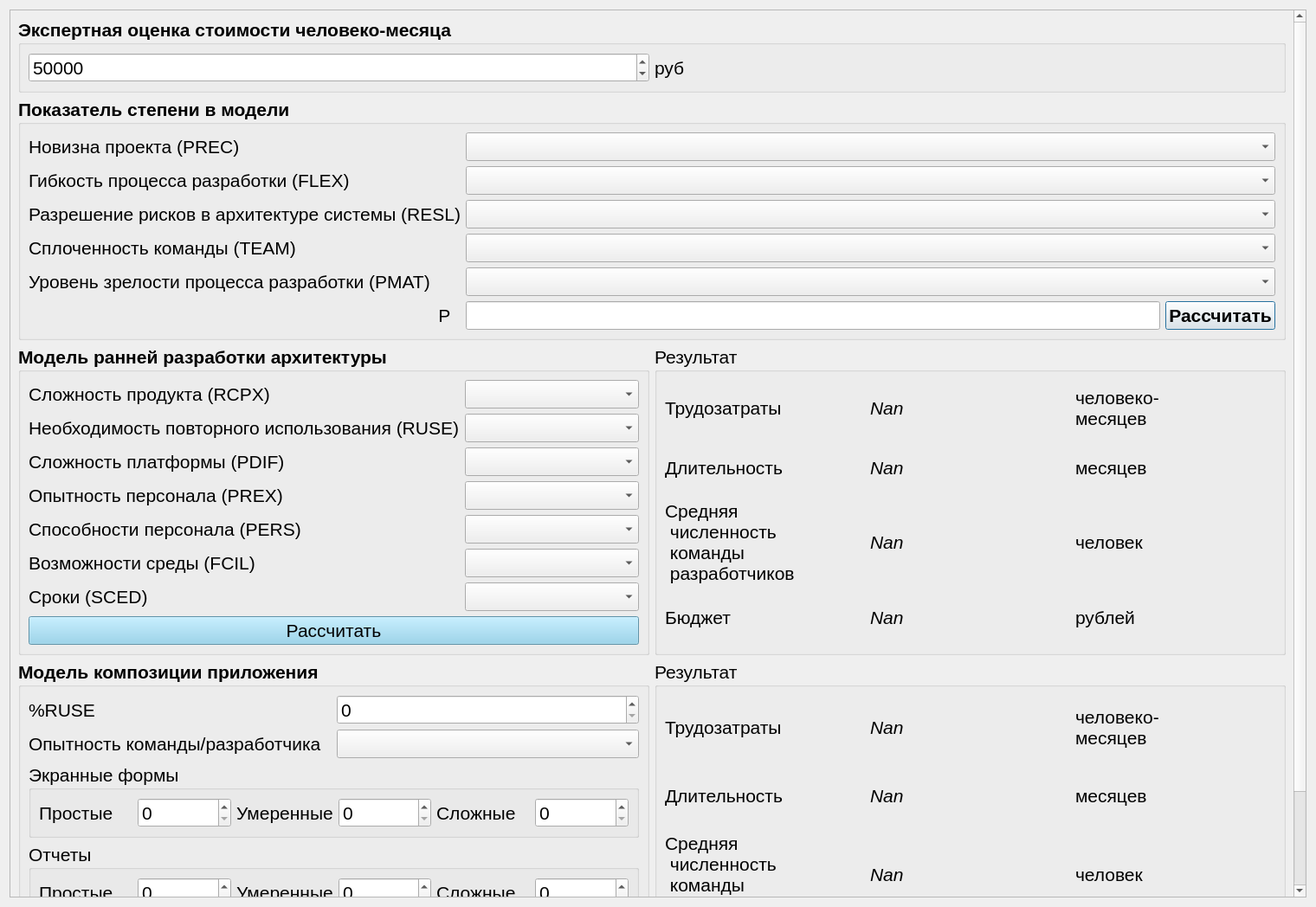
<?xml version="1.0" encoding="UTF-8"?>
<ui version="4.0">
 <class>Dialog</class>
 <widget class="QDialog" name="Dialog">
  <property name="geometry">
   <rect>
    <x>0</x>
    <y>0</y>
    <width>1520</width>
    <height>1048</height>
   </rect>
  </property>
  <property name="font">
   <font>
    <weight>50</weight>
    <bold>false</bold>
   </font>
  </property>
  <property name="windowTitle">
   <string>Dialog</string>
  </property>
  <layout class="QGridLayout" name="gridLayout_6">
   <item row="0" column="0">
    <widget class="QScrollArea" name="scrollArea">
     <property name="widgetResizable">
      <bool>true</bool>
     </property>
     <widget class="QWidget" name="scrollAreaWidgetContents">
      <property name="geometry">
       <rect>
        <x>0</x>
        <y>-89</y>
        <width>1475</width>
        <height>1336</height>
       </rect>
      </property>
      <layout class="QVBoxLayout" name="verticalLayout_2">
       <item>
        <widget class="QGroupBox" name="groupBox_6">
         <property name="font">
          <font>
           <pointsize>16</pointsize>
           <weight>75</weight>
           <bold>true</bold>
          </font>
         </property>
         <property name="title">
          <string>Экспертная оценка стоимости человеко-месяца</string>
         </property>
         <layout class="QHBoxLayout" name="horizontalLayout">
          <item>
           <widget class="QSpinBox" name="man_month_cost_spinBox">
            <property name="font">
             <font>
              <pointsize>16</pointsize>
              <weight>50</weight>
              <bold>false</bold>
             </font>
            </property>
            <property name="maximum">
             <number>10000000</number>
            </property>
            <property name="value">
             <number>50000</number>
            </property>
           </widget>
          </item>
          <item>
           <widget class="QLabel" name="label_22">
            <property name="font">
             <font>
              <pointsize>16</pointsize>
              <weight>50</weight>
              <bold>false</bold>
             </font>
            </property>
            <property name="text">
             <string>руб</string>
            </property>
           </widget>
          </item>
         </layout>
        </widget>
       </item>
       <item>
        <widget class="QGroupBox" name="groupBox">
         <property name="font">
          <font>
           <pointsize>16</pointsize>
           <weight>75</weight>
           <bold>true</bold>
          </font>
         </property>
         <property name="title">
          <string>Показатель степени в модели</string>
         </property>
         <layout class="QGridLayout" name="gridLayout">
          <item row="2" column="0">
           <widget class="QLabel" name="label_3">
            <property name="font">
             <font>
              <pointsize>16</pointsize>
              <weight>50</weight>
              <bold>false</bold>
             </font>
            </property>
            <property name="text">
             <string>Разрешение рисков в архитектуре системы (RESL)</string>
            </property>
           </widget>
          </item>
          <item row="0" column="0">
           <widget class="QLabel" name="label">
            <property name="font">
             <font>
              <pointsize>16</pointsize>
              <weight>50</weight>
              <bold>false</bold>
             </font>
            </property>
            <property name="text">
             <string>Новизна проекта (PREC)</string>
            </property>
           </widget>
          </item>
          <item row="3" column="0">
           <widget class="QLabel" name="label_4">
            <property name="font">
             <font>
              <pointsize>16</pointsize>
              <weight>50</weight>
              <bold>false</bold>
             </font>
            </property>
            <property name="text">
             <string>Сплоченность команды (TEAM)</string>
            </property>
           </widget>
          </item>
          <item row="4" column="0">
           <widget class="QLabel" name="label_21">
            <property name="font">
             <font>
              <pointsize>16</pointsize>
              <weight>50</weight>
              <bold>false</bold>
             </font>
            </property>
            <property name="text">
             <string>Уровень зрелости процесса разработки (PMAT)</string>
            </property>
           </widget>
          </item>
          <item row="1" column="0">
           <widget class="QLabel" name="label_2">
            <property name="font">
             <font>
              <pointsize>16</pointsize>
              <weight>50</weight>
              <bold>false</bold>
             </font>
            </property>
            <property name="text">
             <string>Гибкость процесса разработки (FLEX)</string>
            </property>
           </widget>
          </item>
          <item row="2" column="1" colspan="2">
           <widget class="QComboBox" name="resl_comboBox">
            <property name="font">
             <font>
              <pointsize>16</pointsize>
              <weight>50</weight>
              <bold>false</bold>
             </font>
            </property>
           </widget>
          </item>
          <item row="1" column="1" colspan="2">
           <widget class="QComboBox" name="flex_comboBox">
            <property name="font">
             <font>
              <pointsize>16</pointsize>
              <weight>50</weight>
              <bold>false</bold>
             </font>
            </property>
           </widget>
          </item>
          <item row="3" column="1" colspan="2">
           <widget class="QComboBox" name="team_comboBox">
            <property name="font">
             <font>
              <pointsize>16</pointsize>
              <weight>50</weight>
              <bold>false</bold>
             </font>
            </property>
           </widget>
          </item>
          <item row="0" column="1" colspan="2">
           <widget class="QComboBox" name="prec_comboBox">
            <property name="font">
             <font>
              <pointsize>16</pointsize>
              <weight>50</weight>
              <bold>false</bold>
             </font>
            </property>
           </widget>
          </item>
          <item row="4" column="1" colspan="2">
           <widget class="QComboBox" name="pmat_comboBox">
            <property name="font">
             <font>
              <pointsize>16</pointsize>
              <weight>50</weight>
              <bold>false</bold>
             </font>
            </property>
           </widget>
          </item>
          <item row="5" column="0">
           <widget class="QLabel" name="label_24">
            <property name="font">
             <font>
              <pointsize>16</pointsize>
              <weight>50</weight>
              <bold>false</bold>
             </font>
            </property>
            <property name="text">
             <string>Р  </string>
            </property>
            <property name="alignment">
             <set>Qt::AlignRight|Qt::AlignTrailing|Qt::AlignVCenter</set>
            </property>
           </widget>
          </item>
          <item row="5" column="2">
           <widget class="QPushButton" name="pButton">
            <property name="text">
             <string>Рассчитать</string>
            </property>
           </widget>
          </item>
          <item row="5" column="1">
           <widget class="QLineEdit" name="lineEdit"/>
          </item>
         </layout>
        </widget>
       </item>
       <item>
        <layout class="QHBoxLayout" name="horizontalLayout_2">
         <item>
          <widget class="QGroupBox" name="groupBox_2">
           <property name="font">
            <font>
             <pointsize>16</pointsize>
             <weight>75</weight>
             <bold>true</bold>
            </font>
           </property>
           <property name="title">
            <string>Модель ранней разработки архитектуры</string>
           </property>
           <layout class="QGridLayout" name="gridLayout_2">
            <item row="3" column="1">
             <widget class="QComboBox" name="prex_comboBox">
              <property name="font">
               <font>
                <pointsize>16</pointsize>
                <weight>50</weight>
                <bold>false</bold>
               </font>
              </property>
             </widget>
            </item>
            <item row="6" column="0">
             <widget class="QLabel" name="label_8">
              <property name="font">
               <font>
                <pointsize>16</pointsize>
                <weight>50</weight>
                <bold>false</bold>
               </font>
              </property>
              <property name="text">
               <string>Сроки (SCED)</string>
              </property>
             </widget>
            </item>
            <item row="2" column="1">
             <widget class="QComboBox" name="pdif_comboBox">
              <property name="font">
               <font>
                <pointsize>16</pointsize>
                <weight>50</weight>
                <bold>false</bold>
               </font>
              </property>
             </widget>
            </item>
            <item row="0" column="1">
             <widget class="QComboBox" name="rcpx_comboBox">
              <property name="font">
               <font>
                <pointsize>16</pointsize>
                <weight>50</weight>
                <bold>false</bold>
               </font>
              </property>
             </widget>
            </item>
            <item row="0" column="0">
             <widget class="QLabel" name="label_5">
              <property name="font">
               <font>
                <pointsize>16</pointsize>
                <weight>50</weight>
                <bold>false</bold>
               </font>
              </property>
              <property name="text">
               <string>Сложность продукта (RCPX)</string>
              </property>
             </widget>
            </item>
            <item row="1" column="1">
             <widget class="QComboBox" name="ruse_comboBox">
              <property name="font">
               <font>
                <pointsize>16</pointsize>
                <weight>50</weight>
                <bold>false</bold>
               </font>
              </property>
             </widget>
            </item>
            <item row="3" column="0">
             <widget class="QLabel" name="label_9">
              <property name="font">
               <font>
                <pointsize>16</pointsize>
                <weight>50</weight>
                <bold>false</bold>
               </font>
              </property>
              <property name="text">
               <string>Опытность персонала (PREX)</string>
              </property>
             </widget>
            </item>
            <item row="4" column="1">
             <widget class="QComboBox" name="pers_comboBox">
              <property name="font">
               <font>
                <pointsize>16</pointsize>
                <weight>50</weight>
                <bold>false</bold>
               </font>
              </property>
             </widget>
            </item>
            <item row="5" column="1">
             <widget class="QComboBox" name="fcil_comboBox">
              <property name="font">
               <font>
                <pointsize>16</pointsize>
                <weight>50</weight>
                <bold>false</bold>
               </font>
              </property>
             </widget>
            </item>
            <item row="4" column="0">
             <widget class="QLabel" name="label_11">
              <property name="font">
               <font>
                <pointsize>16</pointsize>
                <weight>50</weight>
                <bold>false</bold>
               </font>
              </property>
              <property name="text">
               <string>Способности персонала (PERS)</string>
              </property>
             </widget>
            </item>
            <item row="2" column="0">
             <widget class="QLabel" name="label_7">
              <property name="font">
               <font>
                <pointsize>16</pointsize>
                <weight>50</weight>
                <bold>false</bold>
               </font>
              </property>
              <property name="text">
               <string>Сложность платформы (PDIF)</string>
              </property>
             </widget>
            </item>
            <item row="6" column="1">
             <widget class="QComboBox" name="sceh_comboBox">
              <property name="font">
               <font>
                <pointsize>16</pointsize>
                <weight>50</weight>
                <bold>false</bold>
               </font>
              </property>
             </widget>
            </item>
            <item row="5" column="0">
             <widget class="QLabel" name="label_10">
              <property name="font">
               <font>
                <pointsize>16</pointsize>
                <weight>50</weight>
                <bold>false</bold>
               </font>
              </property>
              <property name="text">
               <string>Возможности среды (FCIL)</string>
              </property>
             </widget>
            </item>
            <item row="1" column="0">
             <widget class="QLabel" name="label_6">
              <property name="font">
               <font>
                <pointsize>16</pointsize>
                <weight>50</weight>
                <bold>false</bold>
               </font>
              </property>
              <property name="text">
               <string>Необходимость повторного использования (RUSE)</string>
              </property>
             </widget>
            </item>
            <item row="7" column="0" colspan="2">
             <widget class="QPushButton" name="arch_pushButton">
              <property name="font">
               <font>
                <pointsize>16</pointsize>
                <weight>50</weight>
                <bold>false</bold>
               </font>
              </property>
              <property name="styleSheet">
               <string notr="true">QPushButton { background-color: #87ceeb }</string>
              </property>
              <property name="text">
               <string>Рассчитать</string>
              </property>
             </widget>
            </item>
           </layout>
          </widget>
         </item>
         <item>
          <widget class="QGroupBox" name="groupBox_7">
           <property name="font">
            <font>
             <pointsize>16</pointsize>
             <weight>50</weight>
             <bold>false</bold>
            </font>
           </property>
           <property name="title">
            <string>Результат</string>
           </property>
           <layout class="QGridLayout" name="gridLayout_7">
            <item row="1" column="3">
             <widget class="QLabel" name="label_28">
              <property name="text">
               <string>месяцев</string>
              </property>
             </widget>
            </item>
            <item row="0" column="0">
             <widget class="QLabel" name="label_23">
              <property name="text">
               <string>Трудозатраты</string>
              </property>
             </widget>
            </item>
            <item row="2" column="0">
             <widget class="QLabel" name="label_29">
              <property name="text">
               <string>Средняя 
 численность 
 команды 
 разработчиков</string>
              </property>
             </widget>
            </item>
            <item row="0" column="2">
             <widget class="QLabel" name="early_work_label">
              <property name="font">
               <font>
                <pointsize>16</pointsize>
                <weight>50</weight>
                <italic>true</italic>
                <bold>false</bold>
               </font>
              </property>
              <property name="text">
               <string>Nan</string>
              </property>
             </widget>
            </item>
            <item row="2" column="2">
             <widget class="QLabel" name="early_workers_label">
              <property name="font">
               <font>
                <pointsize>16</pointsize>
                <weight>50</weight>
                <italic>true</italic>
                <bold>false</bold>
               </font>
              </property>
              <property name="text">
               <string>Nan</string>
              </property>
             </widget>
            </item>
            <item row="0" column="3">
             <widget class="QLabel" name="label_25">
              <property name="text">
               <string>человеко-
месяцев</string>
              </property>
             </widget>
            </item>
            <item row="1" column="0">
             <widget class="QLabel" name="label_26">
              <property name="text">
               <string>Длительность</string>
              </property>
             </widget>
            </item>
            <item row="1" column="2">
             <widget class="QLabel" name="early_time_label">
              <property name="font">
               <font>
                <pointsize>16</pointsize>
                <weight>50</weight>
                <italic>true</italic>
                <bold>false</bold>
               </font>
              </property>
              <property name="text">
               <string>Nan</string>
              </property>
             </widget>
            </item>
            <item row="2" column="3">
             <widget class="QLabel" name="label_31">
              <property name="text">
               <string>человек</string>
              </property>
             </widget>
            </item>
            <item row="3" column="0">
             <widget class="QLabel" name="label_32">
              <property name="text">
               <string>Бюджет</string>
              </property>
             </widget>
            </item>
            <item row="3" column="2">
             <widget class="QLabel" name="early_money_label">
              <property name="font">
               <font>
                <pointsize>16</pointsize>
                <weight>50</weight>
                <italic>true</italic>
                <bold>false</bold>
               </font>
              </property>
              <property name="text">
               <string>Nan</string>
              </property>
             </widget>
            </item>
            <item row="3" column="3">
             <widget class="QLabel" name="label_34">
              <property name="text">
               <string>рублей</string>
              </property>
             </widget>
            </item>
           </layout>
          </widget>
         </item>
        </layout>
       </item>
       <item>
        <layout class="QHBoxLayout" name="horizontalLayout_3">
         <item>
          <widget class="QGroupBox" name="groupBox_3">
           <property name="font">
            <font>
             <pointsize>16</pointsize>
             <weight>75</weight>
             <bold>true</bold>
            </font>
           </property>
           <property name="title">
            <string>Модель композиции приложения</string>
           </property>
           <layout class="QGridLayout" name="gridLayout_3">
            <item row="4" column="1">
             <widget class="QSpinBox" name="third_gen_lang_spinBox">
              <property name="font">
               <font>
                <pointsize>16</pointsize>
                <weight>50</weight>
                <bold>false</bold>
               </font>
              </property>
             </widget>
            </item>
            <item row="3" column="0" colspan="2">
             <widget class="QGroupBox" name="groupBox_5">
              <property name="font">
               <font>
                <pointsize>16</pointsize>
                <weight>50</weight>
                <bold>false</bold>
               </font>
              </property>
              <property name="title">
               <string>Отчеты</string>
              </property>
              <layout class="QGridLayout" name="gridLayout_5">
               <item row="0" column="2">
                <widget class="QLabel" name="label_17">
                 <property name="text">
                  <string>Умеренные</string>
                 </property>
                </widget>
               </item>
               <item row="0" column="4">
                <widget class="QLabel" name="label_18">
                 <property name="text">
                  <string>Сложные</string>
                 </property>
                </widget>
               </item>
               <item row="0" column="3">
                <widget class="QSpinBox" name="report_med_spinBox"/>
               </item>
               <item row="0" column="1">
                <widget class="QSpinBox" name="report_simple_spinBox"/>
               </item>
               <item row="0" column="0">
                <widget class="QLabel" name="label_16">
                 <property name="text">
                  <string>Простые</string>
                 </property>
                </widget>
               </item>
               <item row="0" column="5">
                <widget class="QSpinBox" name="report_hard_spinBox"/>
               </item>
              </layout>
             </widget>
            </item>
            <item row="0" column="0">
             <widget class="QLabel" name="label_12">
              <property name="font">
               <font>
                <pointsize>16</pointsize>
                <weight>50</weight>
                <bold>false</bold>
               </font>
              </property>
              <property name="text">
               <string>%RUSE</string>
              </property>
             </widget>
            </item>
            <item row="4" column="0">
             <widget class="QLabel" name="label_19">
              <property name="font">
               <font>
                <pointsize>16</pointsize>
                <weight>50</weight>
                <bold>false</bold>
               </font>
              </property>
              <property name="text">
               <string>Модули на языках 3 поколения</string>
              </property>
             </widget>
            </item>
            <item row="5" column="0" colspan="2">
             <widget class="QPushButton" name="comp_pushButton">
              <property name="font">
               <font>
                <pointsize>16</pointsize>
                <weight>50</weight>
                <bold>false</bold>
               </font>
              </property>
              <property name="styleSheet">
               <string notr="true">QPushButton { background-color: #87ceeb }</string>
              </property>
              <property name="text">
               <string>Рассчитать</string>
              </property>
             </widget>
            </item>
            <item row="2" column="0" colspan="2">
             <widget class="QGroupBox" name="groupBox_4">
              <property name="font">
               <font>
                <pointsize>16</pointsize>
                <weight>50</weight>
                <bold>false</bold>
               </font>
              </property>
              <property name="title">
               <string>Экранные формы</string>
              </property>
              <layout class="QGridLayout" name="gridLayout_4">
               <item row="0" column="2">
                <widget class="QLabel" name="label_14">
                 <property name="text">
                  <string>Умеренные</string>
                 </property>
                </widget>
               </item>
               <item row="0" column="0">
                <widget class="QLabel" name="label_13">
                 <property name="text">
                  <string>Простые</string>
                 </property>
                </widget>
               </item>
               <item row="0" column="4">
                <widget class="QLabel" name="label_15">
                 <property name="text">
                  <string>Сложные</string>
                 </property>
                </widget>
               </item>
               <item row="0" column="3">
                <widget class="QSpinBox" name="screen_med_spinBox"/>
               </item>
               <item row="0" column="1">
                <widget class="QSpinBox" name="screen_simple_spinBox"/>
               </item>
               <item row="0" column="5">
                <widget class="QSpinBox" name="screen_hard_spinBox"/>
               </item>
              </layout>
             </widget>
            </item>
            <item row="1" column="0">
             <widget class="QLabel" name="label_20">
              <property name="font">
               <font>
                <pointsize>16</pointsize>
                <weight>50</weight>
                <bold>false</bold>
               </font>
              </property>
              <property name="text">
               <string>Опытность команды/разработчика</string>
              </property>
             </widget>
            </item>
            <item row="1" column="1">
             <widget class="QComboBox" name="exp_comboBox">
              <property name="font">
               <font>
                <pointsize>16</pointsize>
                <weight>50</weight>
                <bold>false</bold>
               </font>
              </property>
             </widget>
            </item>
            <item row="0" column="1">
             <widget class="QSpinBox" name="ruse_spinBox">
              <property name="font">
               <font>
                <pointsize>16</pointsize>
                <weight>50</weight>
                <bold>false</bold>
               </font>
              </property>
             </widget>
            </item>
           </layout>
          </widget>
         </item>
         <item>
          <widget class="QGroupBox" name="groupBox_8">
           <property name="font">
            <font>
             <pointsize>16</pointsize>
             <weight>50</weight>
             <bold>false</bold>
            </font>
           </property>
           <property name="title">
            <string>Результат</string>
           </property>
           <layout class="QGridLayout" name="gridLayout_8">
            <item row="3" column="2">
             <widget class="QLabel" name="label_43">
              <property name="text">
               <string>рублей</string>
              </property>
             </widget>
            </item>
            <item row="2" column="1">
             <widget class="QLabel" name="comp_workers_label">
              <property name="font">
               <font>
                <pointsize>16</pointsize>
                <weight>50</weight>
                <italic>true</italic>
                <bold>false</bold>
               </font>
              </property>
              <property name="text">
               <string>Nan</string>
              </property>
             </widget>
            </item>
            <item row="1" column="2">
             <widget class="QLabel" name="label_36">
              <property name="text">
               <string>месяцев</string>
              </property>
             </widget>
            </item>
            <item row="3" column="1">
             <widget class="QLabel" name="comp_money_label">
              <property name="font">
               <font>
                <pointsize>16</pointsize>
                <weight>50</weight>
                <italic>true</italic>
                <bold>false</bold>
               </font>
              </property>
              <property name="text">
               <string>Nan</string>
              </property>
             </widget>
            </item>
            <item row="2" column="2">
             <widget class="QLabel" name="label_38">
              <property name="text">
               <string>человек</string>
              </property>
             </widget>
            </item>
            <item row="0" column="1">
             <widget class="QLabel" name="comp_work_label">
              <property name="font">
               <font>
                <pointsize>16</pointsize>
                <weight>50</weight>
                <italic>true</italic>
                <bold>false</bold>
               </font>
              </property>
              <property name="text">
               <string>Nan</string>
              </property>
             </widget>
            </item>
            <item row="1" column="1">
             <widget class="QLabel" name="comp_time_label">
              <property name="font">
               <font>
                <pointsize>16</pointsize>
                <weight>50</weight>
                <italic>true</italic>
                <bold>false</bold>
               </font>
              </property>
              <property name="text">
               <string>Nan</string>
              </property>
             </widget>
            </item>
            <item row="0" column="2">
             <widget class="QLabel" name="label_37">
              <property name="text">
               <string>человеко-
месяцев</string>
              </property>
             </widget>
            </item>
            <item row="3" column="0">
             <widget class="QLabel" name="label_40">
              <property name="text">
               <string>Бюджет</string>
              </property>
             </widget>
            </item>
            <item row="2" column="0">
             <widget class="QLabel" name="label_39">
              <property name="text">
               <string>Средняя 
 численность 
 команды 
 разработчиков</string>
              </property>
             </widget>
            </item>
            <item row="1" column="0">
             <widget class="QLabel" name="label_42">
              <property name="text">
               <string>Длительность</string>
              </property>
             </widget>
            </item>
            <item row="0" column="0">
             <widget class="QLabel" name="label_35">
              <property name="text">
               <string>Трудозатраты</string>
              </property>
             </widget>
            </item>
           </layout>
          </widget>
         </item>
        </layout>
       </item>
      </layout>
     </widget>
    </widget>
   </item>
  </layout>
 </widget>
 <resources/>
 <connections/>
</ui>
